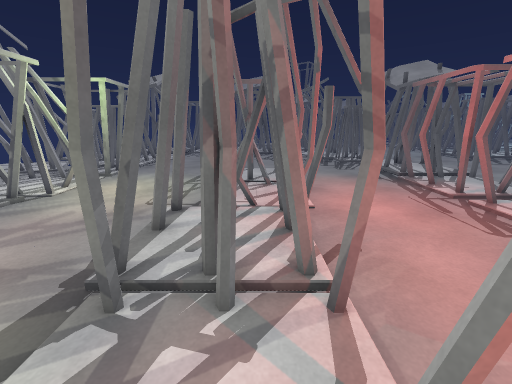
view 1 (above)

18 first-person views from a walk through a scene from a Unity 3-D project. The camera is 1.5 m above the floor, tilts 14° down and sees 90° across. The floor is counted in squares, 0.5 m on a side. Each view is taken from the middle of a square. On the plan, view 1 faces up. The plan holds only what a view shows up to about 19 squares ahead; the rest is blank. The place goes on beyond the plan. The player is left out. Surface patterns are stand-ins for the level's own textures.

view 2
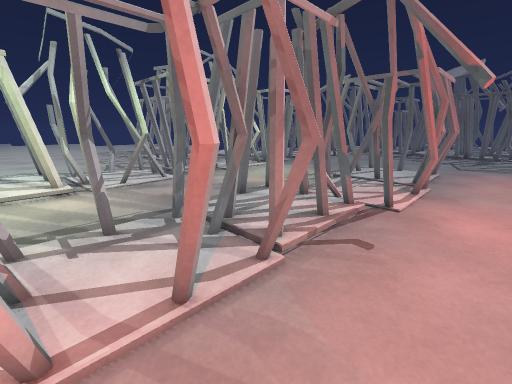

view 3
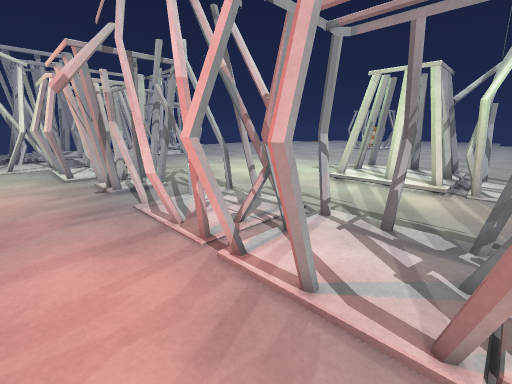

view 4
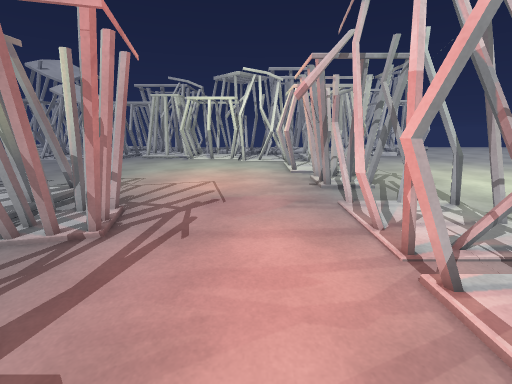

view 5
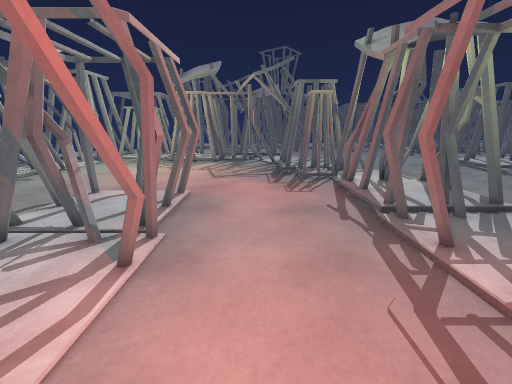

view 6
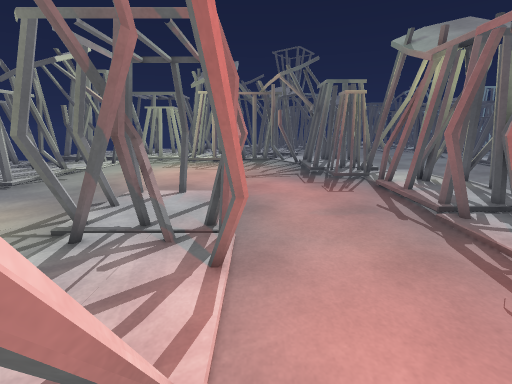

view 7
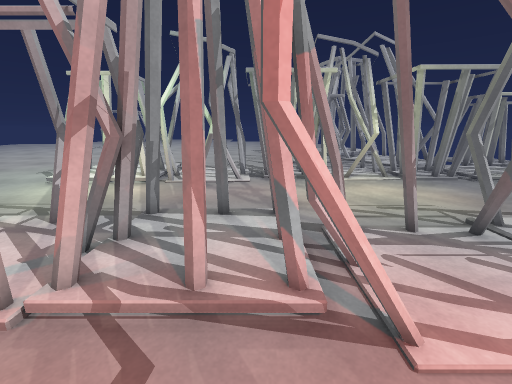

view 8
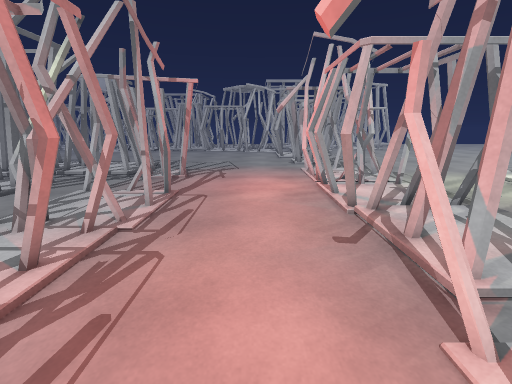

view 9
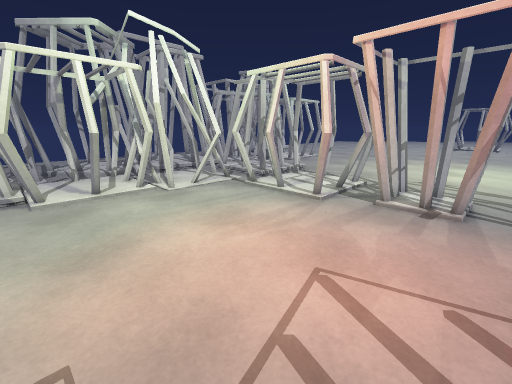

view 10
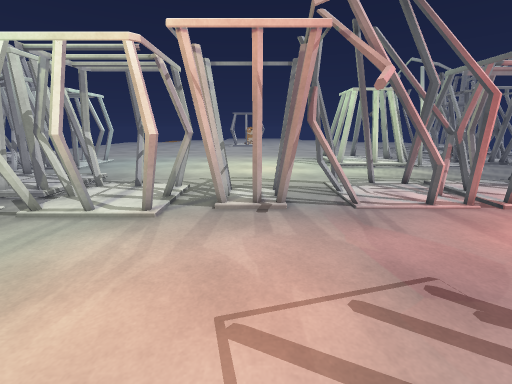

view 11
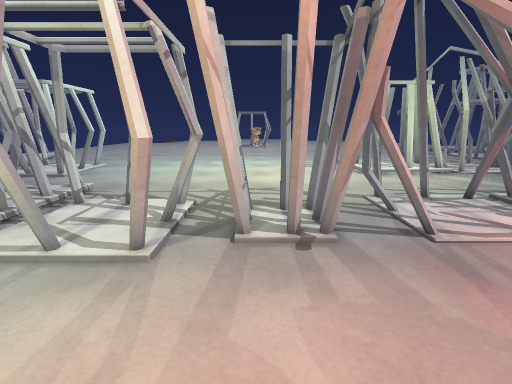

view 12
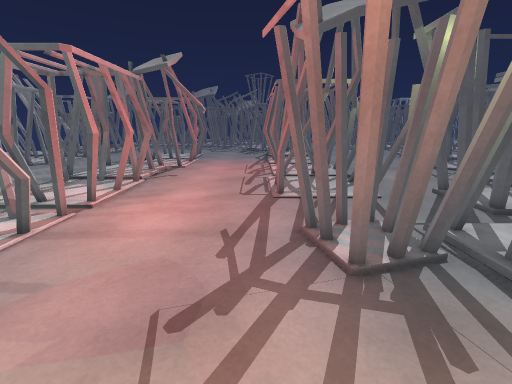

view 13
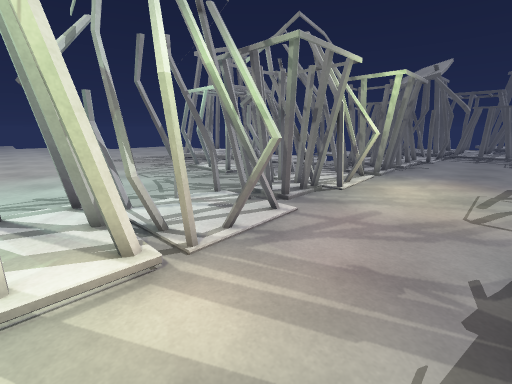

view 14
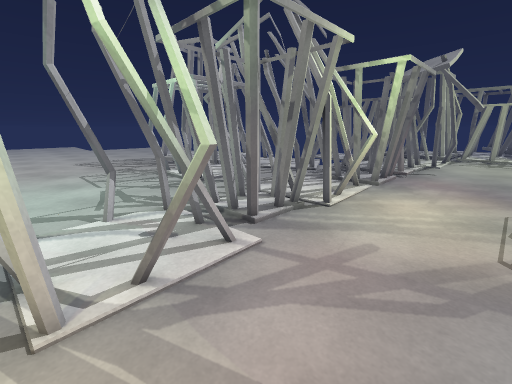

view 15
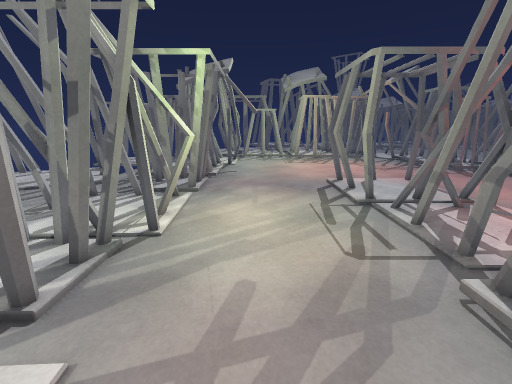

view 16
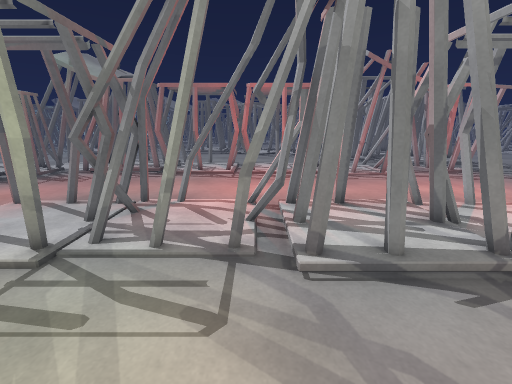

view 17
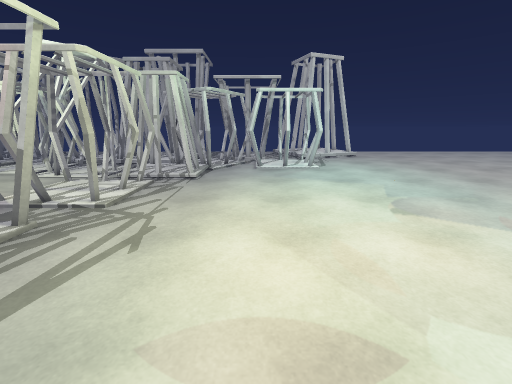

view 18
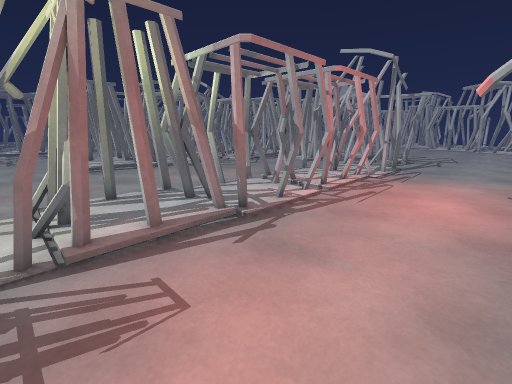

### Floor plan
Key: @ floor where view 1 was taken; . floor; O other object.
Columns run from 14 left of view 1 to 13 right of it. Each row starts with its distance up from view 1.
 27  O O O                OO OO
 26  OOO O               OOOOOO
 25 OOOOOO                OOOOO
 24  OOOO                 OOO
 23 OO OO                   O
 22  OOOO            .      O O
 21 OOOOO                   OOOO
 20  OOOOO     O OO O       O.OO
 19  OO OO     OO   O       OO.O
 18                         O OO
 17  OOOOO     OO   OO     OO OO
 16 OOO                    OO O
 15    OO      OOOO OO
 14    OOO     O OO O      OO
 13                 OO .
 12 OOOOO           OO     OO O
 11  OOOO           O      OO O
 10 OO.OO .     OOO O      O
  9  OOO       OOOOOO
  8 OOOOO      OOOOOO. .   OO
  7 OOO O      OO OO
  6     OO                 OOOOO
  5 O  OOO .   OOOOOO      OOOOO
  4 O          OOO OO  .
  3 O OOOO   .             OO
  2 O OOO          OO          O
  1 OOO O                    O O
  0 O   O     .O O@OO  .    OO O
 -1 OO  O      O OO.O          O
 -2 O.O O       OO OO      OOOO
 -3 OOO O        O  O      OOOO
 -4       .    OO   O      OOOOO
 -5             O   O       OOOO
 -6            OOO O        O
 -7             OO O
 -8              OOOO         .
 -9             OOOOO
-10              O.OO     .  .
-11              OOO      .
-12             OOOOO
-13             O OO.O
-14             O   OO
-15
-16            OO   OO
-17
-18             O O OO
-19           O O O  OO
-20           OOOOO  OO OO   OO
-21           OO OO  OO  O   O
-22     O           O   OO    OO
-23  OO O    OOOOOO O   OO   OOO

Positions as (right, up) in squares from view 1, and headings:
1: (0, 0), facing up
2: (5, 0), facing up-left
3: (5, 4), facing down-left
4: (5, 4), facing down
5: (5, 8), facing up
6: (3, 8), facing up
7: (5, 8), facing left
8: (5, 13), facing down
9: (12, -8), facing down-left
10: (11, -10), facing left
11: (8, -11), facing left
12: (8, -10), facing up
13: (-4, 0), facing up-left
14: (-5, 3), facing up-left
15: (-7, 5), facing up
16: (-8, 10), facing right
17: (-8, -4), facing down
18: (3, 22), facing down-right
